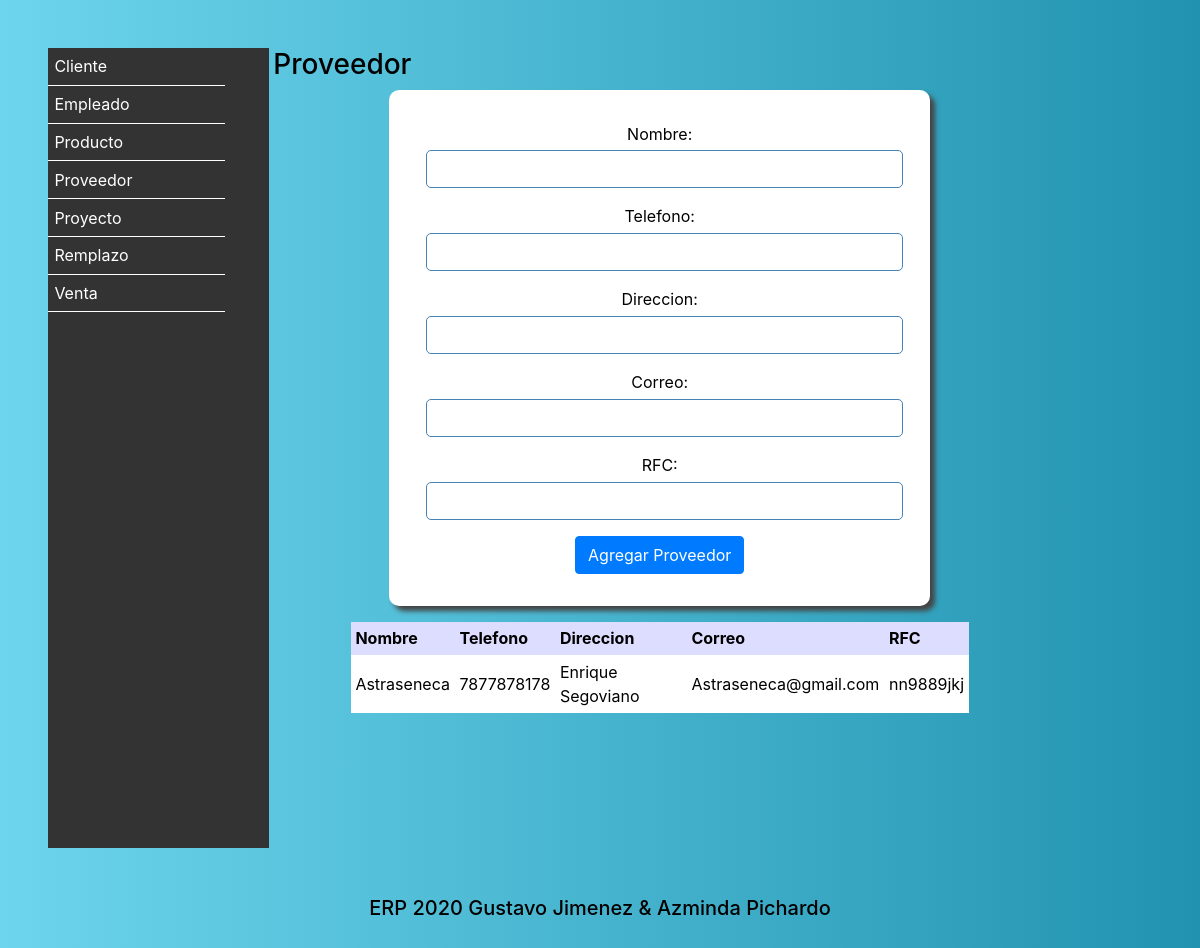
/Proveedor/, run on an earlier commit of the app's database.
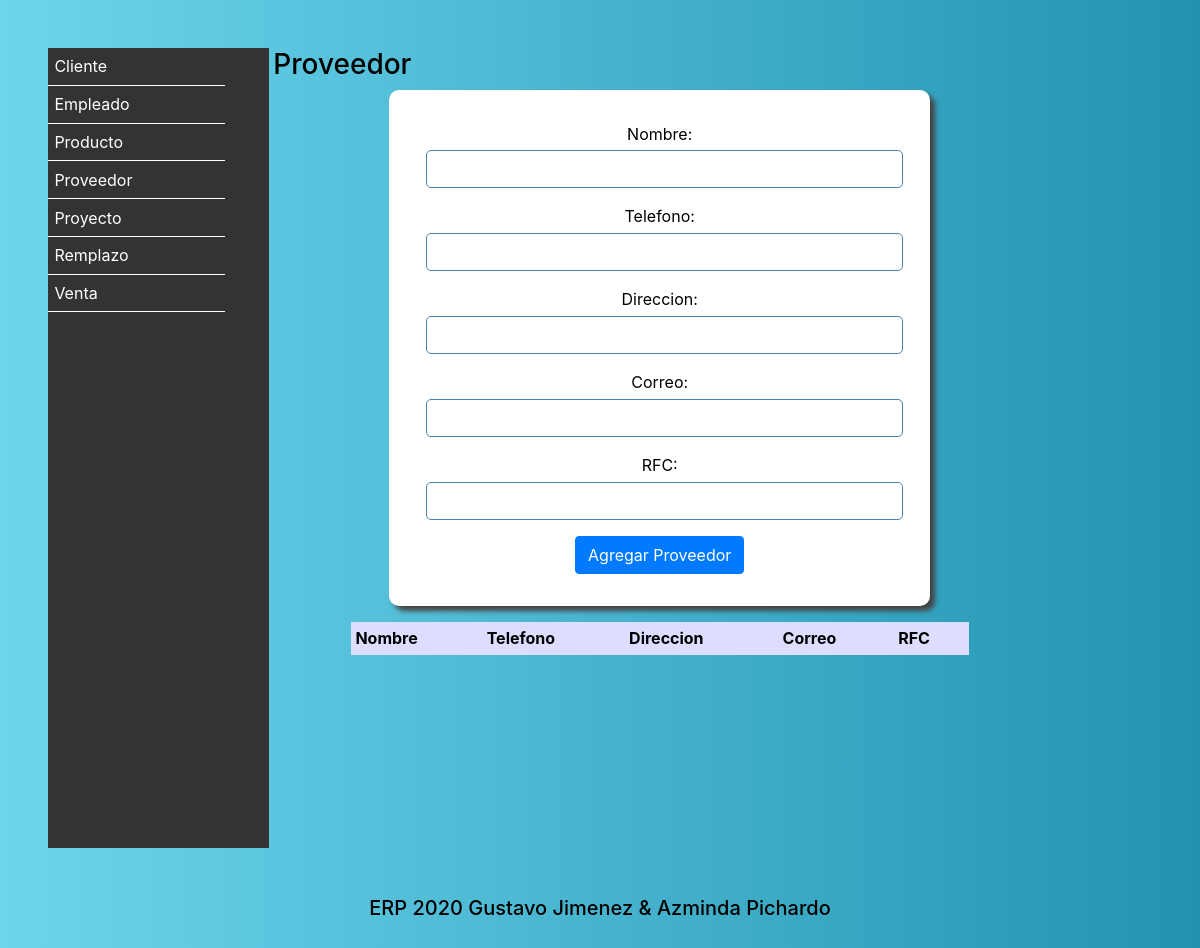
And on a later commit of the database.
### Vistas/models.py (models this page shows, shortened)
class Proveedor (models.Model):
    Nombre = models.CharField(max_length=50)
    Telefono = models.IntegerField(default=0)
    Direccion = models.CharField(max_length=50)
    Correo = models.CharField(max_length=30)
    Rfc = models.CharField(max_length=30)
    class Meta:
        verbose_name = 'Proveedor'
        verbose_name_plural = 'Proveedores'
        ordering = ['Nombre']

### Vistas/views.py (the view)
# urls.py: path('Proveedor/',views.MenuProveedor),
def MenuProveedor(request):
    if request.POST:
        objeto = Proveedor()
        objeto.Nombre = request.POST["Nombre"]
        objeto.Telefono = request.POST["Telefono"]
        objeto.Direccion = request.POST["Direccion"]
        objeto.Correo = request.POST["Correo"]
        objeto.Rfc = request.POST["Rfc"]
        objeto.save()
        proveedores = Proveedor.objects.all()
        return render(request,"Proveedor.html",{"agregado":"si","proveedores":proveedores})
    else:
        proveedores = Proveedor.objects.all()
        return render(request,"Proveedor.html",{"proveedores":proveedores})

### Vistas/Templates/Proveedor.html (shortened to what this page needs)
<!DOCTYPE html>
<html lang="es">
  <head>
    {% include "Encabezado.html" %}
  </head>
  <body>
      {% include "menu.html" %}
<section>
      <h3>Proveedor</h3>
      <form class="" method="post">
      <div class="form-group">
      Nombre:<input type="text" name="Nombre" class="form-control">
      </div>
      <div class="form-group">
      Telefono: <input type="tel" name="Telefono" class="form-control">
      </div>
      <div class="form-group">
      Direccion: <input type="text" name="Direccion" class="form-control">
      </div>
      <div class="form-group">
      Correo: <input type="email" name="Correo"class="form-control">
      </div>
      <div class="form-group">
      RFC: <input type="text" name="Rfc" class="form-control">
      </div>
      <button type="submit" class="btn btn-primary">Agregar Proveedor</button>
      </form>
  <table>
    <tr>
      <th>Nombre</th>
      <th>Telefono</th>
      <th>Direccion</th>
      <th>Correo</th>
      <th>RFC</th>
    </tr>
  {% for fila in proveedores %}
    <tr>
      <td>{{ fila.Nombre}}</td>
      <td>{{ fila.Telefono}}</td>
      <td>{{ fila.Direccion}}</td>
      <td>{{ fila.Correo}}</td>
      <td>{{ fila.Rfc}}</td>
    </tr>
  {% endfor %}
  </table>
</section>
  {% include "Pie.html" %}
  </body>
</html>

What changed in the data, as far as the page shows it:
removed Proveedor: Nombre "Astraseneca", Telefono "7877878178", Direccion "Enrique Segoviano", Correo "Astraseneca@gmail.com", Rfc "nn9889jkj"
